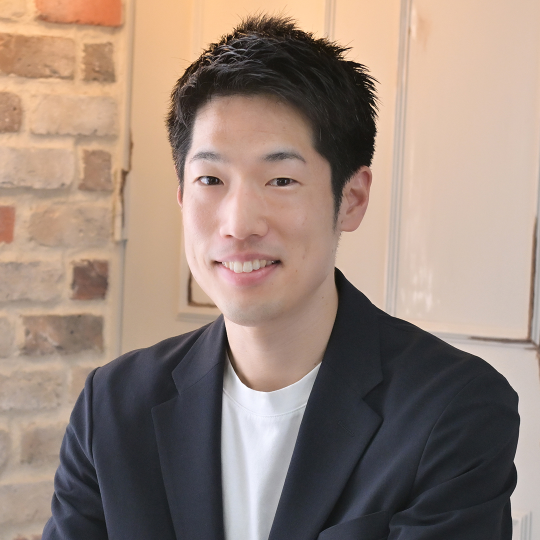
#> input picture image_backup/about.jpg, 1080 x 1080 px (shown at 1/2 size)
$ python resize_and_save_image.py ../image_backup/about.jpg ../image_backup/bestbuy.jpg
#> lines starting #> are read from the running program, lines starting #| are printed output that depends on the picture
#!/usr/bin/env python3
# -*- coding: utf-8 -*-
"""
画像をリサイズして保存するスクリプト
"""

import sys
from pathlib import Path
from PIL import Image

def resize_image(input_path, output_path, target_width):
    """
    画像をリサイズして保存

    Args:
        input_path: 入力画像のパス
        output_path: 出力画像のパス
        target_width: リサイズ後の幅
    """
#> called with target_width = 800
    try:
        # 画像を開く
        img = Image.open(input_path)
#> img is the input picture: PIL image 1080x1080 RGB; mean R, G, B 152.8, 133.2, 121.6

        # RGB変換（RGBA等の場合）
        if img.mode != 'RGB':
            img = img.convert('RGB')

        # アスペクト比を保ってリサイズ
        width, height = img.size
#> width = 1080; height = 1080
        if width > target_width:
            new_height = int((target_width / width) * height)
#> new_height = 800
            img = img.resize((target_width, new_height), Image.Resampling.LANCZOS)
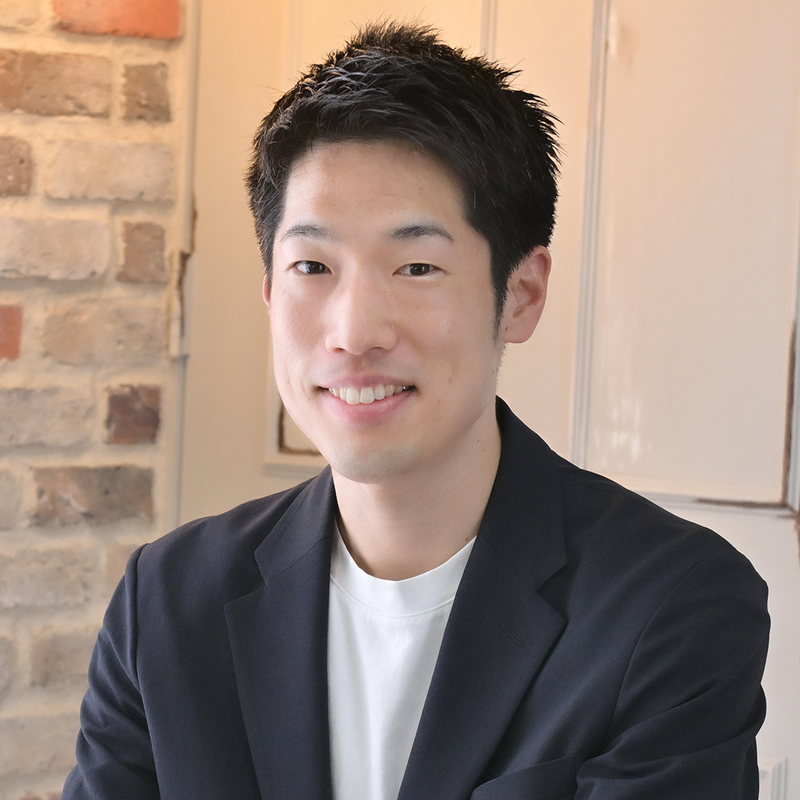
#> img: PIL image 800x800 RGB; mean R, G, B 152.8, 133.2, 121.6

        # 保存
        img.save(output_path, "JPEG", quality=85, optimize=True)
        print(f"✅ 保存完了: {output_path.name} ({img.size[0]}x{img.size[1]})")
#| ✅ 保存完了: bestbuy.jpg_thumbnail.jpg (800x800)
        return True

    except Exception as e:
        print(f"❌ エラー: {e}")
        return False


def main():
    if len(sys.argv) < 3:
        print("使用方法: python resize_and_save_image.py <入力画像> <slug>")
        sys.exit(1)

    input_file = Path(sys.argv[1])
    slug = sys.argv[2]

    if not input_file.exists():
        print(f"❌ エラー: ファイルが見つかりません: {input_file}")
        sys.exit(1)

    # 出力先
    project_root = Path(__file__).parent.parent
    images_dir = project_root / "blog" / "images"
    images_dir.mkdir(parents=True, exist_ok=True)

    thumbnail_path = images_dir / f"{slug}_thumbnail.jpg"
    header_path = images_dir / f"{slug}_header.jpg"

    print(f"\n📸 画像をリサイズ中...")
    print(f"   入力: {input_file.name}")

    # サムネイル（800px）
    print(f"\n🔹 サムネイル画像（800px）")
    resize_image(input_file, thumbnail_path, 800)

    # ヘッダー（1200px）
    print(f"\n🔹 ヘッダー画像（1200px）")
    resize_image(input_file, header_path, 1200)
#| ✅ 保存完了: bestbuy.jpg_header.jpg (1080x1080)

    print(f"\n✅ 完了")


if __name__ == "__main__":
    main()
